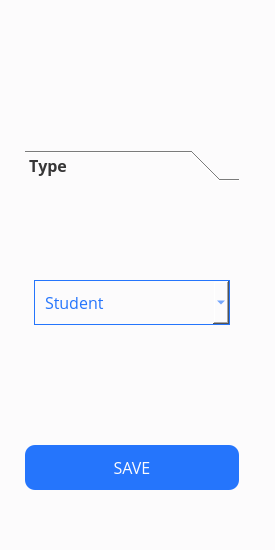
<?xml version="1.0" encoding="UTF-8"?>
<ui version="4.0">
 <class>UserForm</class>
 <widget class="QWidget" name="UserForm">
  <property name="windowModality">
   <enum>Qt::WindowModality::WindowModal</enum>
  </property>
  <property name="geometry">
   <rect>
    <x>0</x>
    <y>0</y>
    <width>275</width>
    <height>550</height>
   </rect>
  </property>
  <property name="font">
   <font>
    <family>Open Sans</family>
   </font>
  </property>
  <property name="windowTitle">
   <string>Add User</string>
  </property>
  <property name="windowIcon">
   <iconset resource="pictures.qrc">
    <normaloff>:/media/icons/add_user_blue.png</normaloff>:/media/icons/add_user_blue.png</iconset>
  </property>
  <property name="styleSheet">
   <string notr="true">background-color: #FCFBFC;</string>
  </property>
  <property name="locale">
   <locale language="English" country="World"/>
  </property>
  <layout class="QGridLayout" name="user_form_layout_">
   <property name="leftMargin">
    <number>0</number>
   </property>
   <property name="topMargin">
    <number>0</number>
   </property>
   <property name="bottomMargin">
    <number>0</number>
   </property>
   <property name="spacing">
    <number>0</number>
   </property>
   <item row="0" column="0">
    <widget class="QWidget" name="content_" native="true">
     <layout class="QGridLayout" name="content_layout_">
      <property name="leftMargin">
       <number>25</number>
      </property>
      <property name="topMargin">
       <number>30</number>
      </property>
      <property name="rightMargin">
       <number>25</number>
      </property>
      <property name="bottomMargin">
       <number>60</number>
      </property>
      <property name="spacing">
       <number>0</number>
      </property>
      <item row="0" column="0">
       <widget class="QWidget" name="header_layout_" native="true">
        <layout class="QGridLayout" name="gridLayout_2">
         <property name="topMargin">
          <number>10</number>
         </property>
         <property name="rightMargin">
          <number>0</number>
         </property>
         <property name="bottomMargin">
          <number>30</number>
         </property>
         <property name="spacing">
          <number>0</number>
         </property>
         <item row="0" column="0">
          <widget class="QLabel" name="icon_">
           <property name="sizePolicy">
            <sizepolicy hsizetype="Preferred" vsizetype="Preferred">
             <horstretch>0</horstretch>
             <verstretch>0</verstretch>
            </sizepolicy>
           </property>
           <property name="minimumSize">
            <size>
             <width>100</width>
             <height>80</height>
            </size>
           </property>
           <property name="maximumSize">
            <size>
             <width>100</width>
             <height>80</height>
            </size>
           </property>
           <property name="toolTipDuration">
            <number>0</number>
           </property>
           <property name="locale">
            <locale language="English" country="World"/>
           </property>
           <property name="lineWidth">
            <number>0</number>
           </property>
           <property name="text">
            <string/>
           </property>
           <property name="pixmap">
            <pixmap resource="pictures.qrc">:/media/icons/add_user_blue.png</pixmap>
           </property>
           <property name="scaledContents">
            <bool>true</bool>
           </property>
           <property name="indent">
            <number>0</number>
           </property>
          </widget>
         </item>
        </layout>
       </widget>
      </item>
      <item row="1" column="0">
       <layout class="QGridLayout" name="form_">
        <property name="leftMargin">
         <number>0</number>
        </property>
        <property name="topMargin">
         <number>0</number>
        </property>
        <property name="rightMargin">
         <number>0</number>
        </property>
        <property name="bottomMargin">
         <number>30</number>
        </property>
        <property name="spacing">
         <number>0</number>
        </property>
        <item row="0" column="0">
         <widget class="QToolBox" name="props_container_">
          <property name="font">
           <font>
            <family>Open Sans</family>
            <pointsize>12</pointsize>
            <bold>true</bold>
            <kerning>false</kerning>
           </font>
          </property>
          <property name="cursor">
           <cursorShape>PointingHandCursor</cursorShape>
          </property>
          <property name="toolTipDuration">
           <number>0</number>
          </property>
          <property name="styleSheet">
           <string notr="true">color: #373637;</string>
          </property>
          <property name="lineWidth">
           <number>0</number>
          </property>
          <property name="currentIndex">
           <number>0</number>
          </property>
          <property name="tabSpacing">
           <number>10</number>
          </property>
          <widget class="QWidget" name="type_prop_">
           <property name="geometry">
            <rect>
             <x>0</x>
             <y>0</y>
             <width>214</width>
             <height>222</height>
            </rect>
           </property>
           <property name="sizePolicy">
            <sizepolicy hsizetype="Expanding" vsizetype="Preferred">
             <horstretch>0</horstretch>
             <verstretch>0</verstretch>
            </sizepolicy>
           </property>
           <property name="font">
            <font>
             <family>Open Sans</family>
             <pointsize>12</pointsize>
             <bold>true</bold>
            </font>
           </property>
           <property name="cursor">
            <cursorShape>PointingHandCursor</cursorShape>
           </property>
           <property name="toolTipDuration">
            <number>0</number>
           </property>
           <property name="styleSheet">
            <string notr="true"/>
           </property>
           <attribute name="label">
            <string>Type</string>
           </attribute>
           <layout class="QGridLayout" name="gridLayout_5">
            <item row="0" column="0">
             <widget class="QComboBox" name="type_">
              <property name="sizePolicy">
               <sizepolicy hsizetype="Expanding" vsizetype="Fixed">
                <horstretch>0</horstretch>
                <verstretch>0</verstretch>
               </sizepolicy>
              </property>
              <property name="minimumSize">
               <size>
                <width>0</width>
                <height>45</height>
               </size>
              </property>
              <property name="maximumSize">
               <size>
                <width>16777215</width>
                <height>45</height>
               </size>
              </property>
              <property name="font">
               <font>
                <family>Open Sans</family>
                <pointsize>12</pointsize>
               </font>
              </property>
              <property name="focusPolicy">
               <enum>Qt::FocusPolicy::TabFocus</enum>
              </property>
              <property name="toolTipDuration">
               <number>0</number>
              </property>
              <property name="styleSheet">
               <string notr="true">color: #2575FC;
border: 1px solid #2575FC;
background-color: #FCFBFC;
padding-left: 10px;
</string>
              </property>
              <property name="editable">
               <bool>false</bool>
              </property>
              <property name="currentText">
               <string>Student</string>
              </property>
              <property name="sizeAdjustPolicy">
               <enum>QComboBox::SizeAdjustPolicy::AdjustToContentsOnFirstShow</enum>
              </property>
              <property name="placeholderText">
               <string/>
              </property>
              <property name="frame">
               <bool>false</bool>
              </property>
              <item>
               <property name="text">
                <string>Student</string>
               </property>
              </item>
             </widget>
            </item>
           </layout>
          </widget>
         </widget>
        </item>
       </layout>
      </item>
      <item row="2" column="0">
       <layout class="QGridLayout" name="gridLayout_4">
        <property name="topMargin">
         <number>0</number>
        </property>
        <property name="bottomMargin">
         <number>0</number>
        </property>
        <item row="0" column="0">
         <widget class="QPushButton" name="save_button_">
          <property name="sizePolicy">
           <sizepolicy hsizetype="Expanding" vsizetype="Fixed">
            <horstretch>0</horstretch>
            <verstretch>0</verstretch>
           </sizepolicy>
          </property>
          <property name="minimumSize">
           <size>
            <width>0</width>
            <height>45</height>
           </size>
          </property>
          <property name="maximumSize">
           <size>
            <width>350</width>
            <height>45</height>
           </size>
          </property>
          <property name="font">
           <font>
            <family>Open Sans</family>
            <pointsize>12</pointsize>
            <fontweight>DemiBold</fontweight>
           </font>
          </property>
          <property name="cursor">
           <cursorShape>PointingHandCursor</cursorShape>
          </property>
          <property name="autoFillBackground">
           <bool>false</bool>
          </property>
          <property name="styleSheet">
           <string notr="true">color: #FCFBFC;
background-color: #2575FC;
border-radius: 10px;</string>
          </property>
          <property name="text">
           <string>SAVE</string>
          </property>
          <property name="checkable">
           <bool>false</bool>
          </property>
          <property name="autoDefault">
           <bool>false</bool>
          </property>
          <property name="default">
           <bool>false</bool>
          </property>
          <property name="flat">
           <bool>true</bool>
          </property>
         </widget>
        </item>
       </layout>
      </item>
     </layout>
    </widget>
   </item>
  </layout>
 </widget>
 <resources>
  <include location="pictures.qrc"/>
 </resources>
 <connections/>
</ui>
